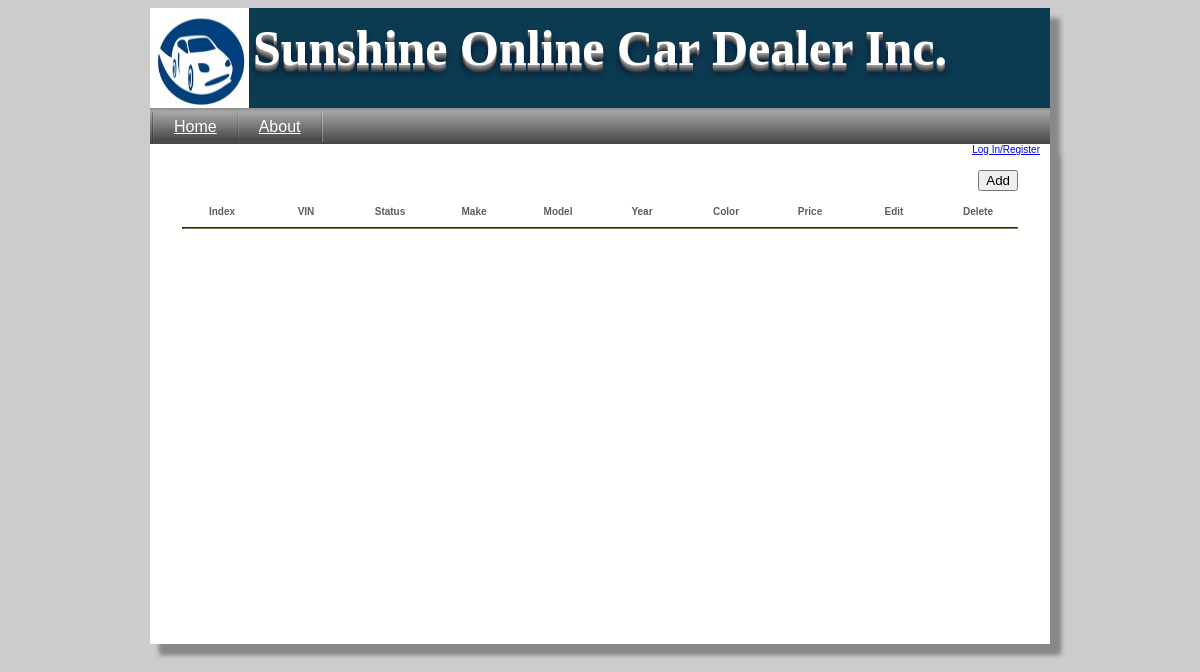
Before: /carInventory.php with the older database file.
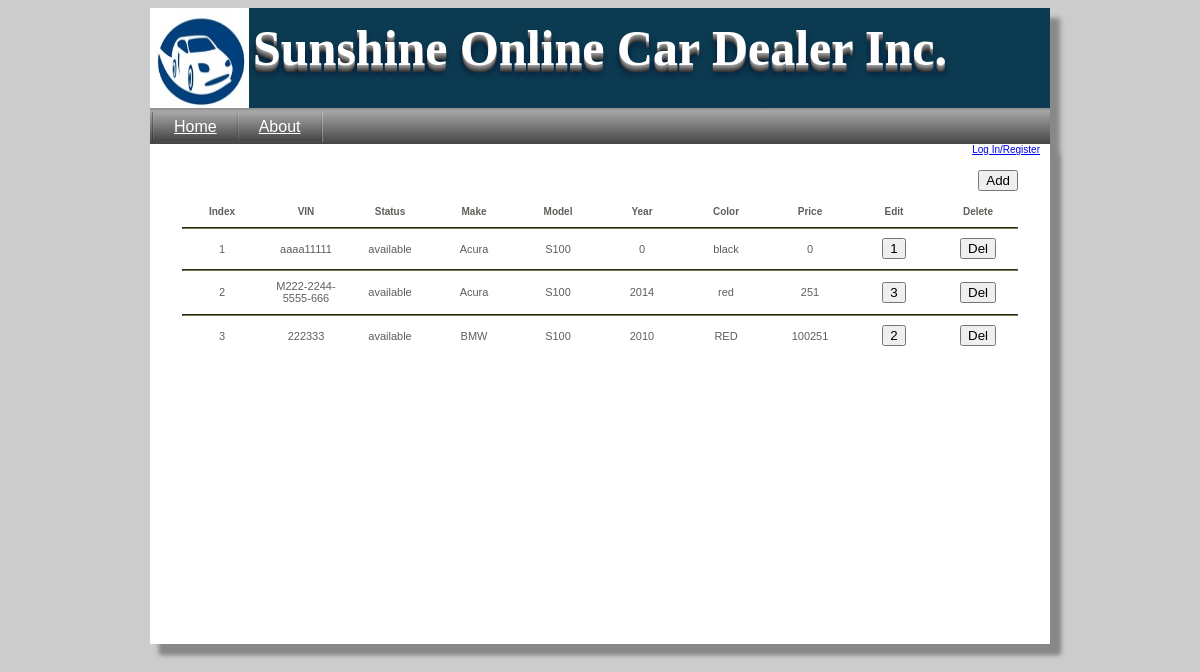
After: the same page with the newer database file.
### tables this page shows
CREATE TABLE IF NOT EXISTS `car` (
  `car_id` int(11) NOT NULL AUTO_INCREMENT,
  `id_vin` varchar(250) NOT NULL,
  `make_id` int(11) NOT NULL DEFAULT '0',
  `model_id` int(11) NOT NULL DEFAULT '0',
  `year` int(11) DEFAULT NULL,
  `condition_id` int(11) NOT NULL DEFAULT '0',
  `mileage` int(11) NOT NULL DEFAULT '0',
  `color` varchar(250) DEFAULT NULL,
  `color_description` varchar(250) DEFAULT NULL,
  `comments` varchar(250) DEFAULT NULL,
  `price` decimal(10,0) DEFAULT NULL,
  `status_id` int(11) NOT NULL DEFAULT '0',
  `picture_id` int(11) DEFAULT NULL,
  PRIMARY KEY (`car_id`)
);

CREATE TABLE IF NOT EXISTS `car_status` (
  `id_car_status` int(11) NOT NULL AUTO_INCREMENT,
  `car_status_desc` varchar(250) NOT NULL,
  PRIMARY KEY (`id_car_status`)
);

CREATE TABLE IF NOT EXISTS `make_id` (
  `make_id` int(11) NOT NULL AUTO_INCREMENT,
  `make` varchar(250) NOT NULL,
  PRIMARY KEY (`make_id`)
);

CREATE TABLE IF NOT EXISTS `model_id` (
  `model_id` int(11) NOT NULL AUTO_INCREMENT,
  `make_id` int(11) NOT NULL,
  `model` varchar(250) NOT NULL,
  PRIMARY KEY (`model_id`)
);

### carInventory.php (the view, shortened to what this page needs)
<?php
$activeIndex=0;
include "header.php";
?>
<table border='0' align='center' class='ACtbl'>
	<tr>
		<td colspan='10' style='text-align:right'>
			<br/>
			<form action='editAdminCar.php' method='post'>
				<input type='Submit' name='addCar' value='Add' />
			</form>
		</td>
	</tr>
	<tr>
		<th>Index</th><th>VIN</th><th>Status</th><th>Make</th><th>Model</th><th>Year</th><th>Color</th><th>Price</th><th>Edit</th><th>Delete</th>
	</tr>
	<tr>
		<td colspan='10'><hr class='tdhead'/></td>
	</tr>
	<?php
		$carList=mysql_query("SELECT car_id, id_vin, car.make_id, car.model_id, year, color, price, status_id, make, model, car_status_desc FROM car
								INNER JOIN make_id ON car.make_id = make_id.make_id
								INNER JOIN model_id ON car.model_id = model_id.model_id
								INNER JOIN car_status ON car.status_id = car_status.id_car_status
								ORDER BY status_id, make_id, id_vin");
		$line=0;
		while($carListDB=mysql_fetch_array($carList)){
			if($line!=0){
				echo "<tr><td colspan='10'><hr class='tdhead'/></td></tr>";
			}
			$line++;
			echo "<tr>
					<td>".$line."</td><td>".$carListDB['id_vin']."</td><td>".$carListDB['car_status_desc']."</td><td>".$carListDB['make']."</td>
					<td>".$carListDB['model']."</td><td>".$carListDB['year']."</td><td>".$carListDB['color']."</td><td>".$carListDB['price']."</td>
					<td><Form action='editAdminCar.php' method='Post' name='toEditCar' style='padding:0; margin:0;'>
						<input type='Submit' name='selectCar' value='".$carListDB['car_id']."'/>
						<input type='hidden' name='carID' value='".$carListDB['car_id']."'/>
					</Form></td>
					<td><Form action='carInventory.php' method='Post' name='toDel' style='padding:0; margin:0;'>
						<input type='Submit' name='delCar' value='Del'/>
						<input type='hidden' name='carID' value='".$carListDB['car_id']."'/>
					</Form></td>
				</tr>";
		}
	?>
</table>
<?php
include "footer.php";
?>

### header.php (shortened to what this page needs)
<html>
<head>
<link rel="stylesheet" href="style.css" type="text/css" />
</head>
<body>
<div id="bodyDiv" >
	<header>
			<div style="display:inline-block; line-height:80px">
			Sunshine Online Car Dealer Inc.
			</div>
	</header>
	<Table id="navBar" border="0">
	<tr id="menu">
		<td class="menuItem"><a
			<?php if($activeIndex==1){echo 'id="active"';}?>
			href="main.php" class="a">Home</a>
		</td>
		<td class="menuItem"><a
			<?php if($activeIndex==2){echo 'id="active"';}?>
			href="about.php" class="a">About</a>
		</td>
	</tr>
	</table>
	<div id="pageCont">
	<div id="navBar2">
		<?php
		if(isset($_SESSION['admin'])==FALSE && isset($_SESSION['user'])==FALSE){
			echo "<a href='LogIn.php'>Log In/Register</a>";
		}
		else{echo "<br/><a href='main.php?sdestroy' style='font-size:10;'>Log out</a>";}
		?>
	</div>

### footer.php (shortened to what this page needs)
</div></div>
</body>
</html>

### style.css (style rules this page uses)
body { background-color: #CCCCCC; }
#bodyDiv { margin-left:auto; margin-right:auto; width:900; background-color:white; box-shadow: 10px 10px 5px #888888; font-family: Verdana, Arial, Helvetica,sans-serif; }
header { height:100px; display:block; background-color:#0C3B51; background-image:url('pictures/cardealer_logo.jpg'); background-size:11% 100px; background-repeat:no-repeat; background-origin:content-box; text-align:center; color: #fff; text-shadow: 0px 1px 0px #999, 0px 2px 0px #888, 0px 3px 0px #777, 0px 4px 0px #666, 0px 5px 0px #555, 0px 6px 0px #444, 0px 7px 0px #333, 0px 8px 7px #001135; font: 50px 'ChunkFiveRegular'; font-weight:bold; }
#navBar { margin:0; padding:0; width: 100%; height: 30px; background : #464646; background : -webkit-gradient(linear, left top, left bottom, from(rgb(168,168,168)), to(rgb(69,69,69))); background : -moz-linear-gradient(top, rgb(168,168,168), rgb(69,69,69)); background : -ms-linear-gradient(top, rgb(168,168,168), rgb(69,69,69)); border-top: 2px solid #939393; position: relative; margin-bottom: 0px; }
#menu { height: 30px; border-left: 1px solid rgba(0,0,0,0.3); border-right: 1px solid rgba(255,255,255,0.3); float:left; }
.menuItem { list-style: none; float:left; height: 29px; text-align: center; background: -webkit-gradient(radial, 50% 100%, 10, 50% 50%, 90, from(rgba(31,169,244,1)), to(rgba(0,28,78, 1)) ); background: -moz-radial-gradient(center 80px 45deg, circle cover, rgba(31,169,244,1) 0%, rgba(0,28,78, 1) 100%); background : -ms-linear-gradient(top, rgba(31,169,244,1) 0%, rgba(0,28,78, 1) 100%); padding: 0px; }
.a { display: block; padding: 0 20px; border-left: 1px solid rgba(255,255,255,0.1); border-right: 1px solid rgba(0,0,0,0.1); text-align: center; line-height: 29px; background : -webkit-gradient(linear, left top, left bottom, from(rgb(168,168,168)), to(rgb(69,69,69))); background : -moz-linear-gradient(top, rgb(168,168,168), rgb(69,69,69)); background : -ms-linear-gradient(top, rgb(168,168,168), rgb(69,69,69)); -webkit-transition-property: background; -webkit-transition-duration: 700ms; -moz-transition-property: background; -moz-transition-duration: 700ms; transition-property: background; transition-duration: 700ms; color:white; }
#pageCont { background-color:""; box-shadow: 10px 10px 5px #888888; min-height: 500px; }
#navBar2 { font-size:10; text-align:right; margin-right:10; }
.ACtbl th { font-family: Verdana, Arial, Helvetica,sans-serif; color: #5E5E5A; font-size:10; font-weight:bold; width:80; }
.tdhead { border-color: #7A7A52; background-color: #7A7A52; }
.ACtbl td { font-family: Verdana, Arial, Helvetica,sans-serif; color: #5E5E5A; font-size:11; text-align:center; }

Changed rows visible on the page:
added car: id_vin "aaaa11111", car_status.car_status_desc "available", make.make "Acura", model.model "S100", year "0", color "black", price "0", selectCar "1"
added car: id_vin "M222-2244-5555-666", car_status.car_status_desc "available", make.make "Acura", model.model "S100", year "2014", color "red", price "251", selectCar "3"
added car: id_vin "222333", car_status.car_status_desc "available", make.make "BMW", model.model "S100", year "2010", color "RED", price "100251", selectCar "2"
